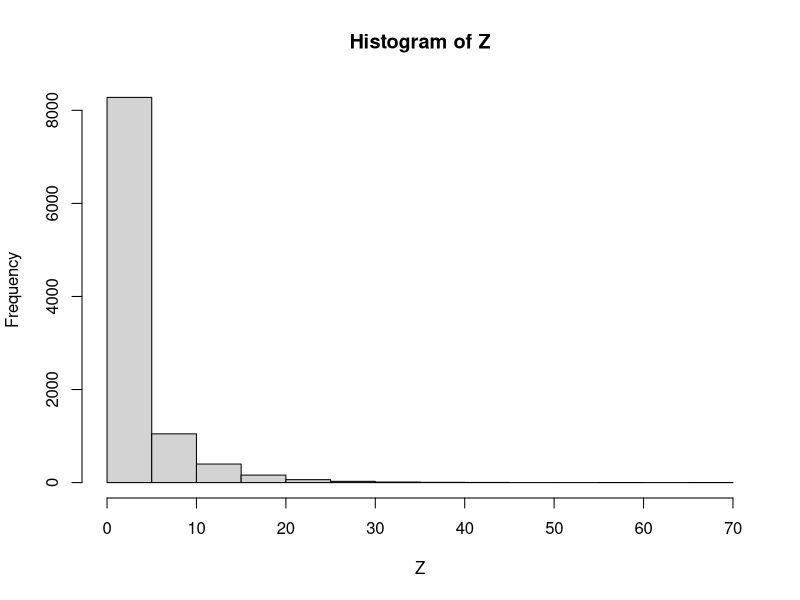

Write R code to recreate this figure.
T <- 14
exit_prob <- 1/7

transmission_prob <- function(t){
  a = 1
  b = 4
  return(rbeta(1,a,b))
}

num_contacts <- function(){rnbinom(1,size=0.2,mu=2)}

sim_indiv <- function(){
  total_inf <- 0
  
  still_infected <- TRUE
  while(still_infected){
    n <- num_contacts()
    if(n > 0){
      infected <- sum(runif(n) < transmission_prob(t))
      total_inf <- total_inf + infected
    }
    if(runif(1) < exit_prob){
      still_infected <- FALSE
    }
  }
  return(total_inf)
}

sim_pop <- function(N){
  x <- NULL
  for(i in 1:N){
    x <- c(x,sim_indiv())
  }
  return(x)
}

Z <- sim_pop(10000)
hist(Z)
fit <- MASS::fitdistr(Z, "negative binomial")
fit$estimate
